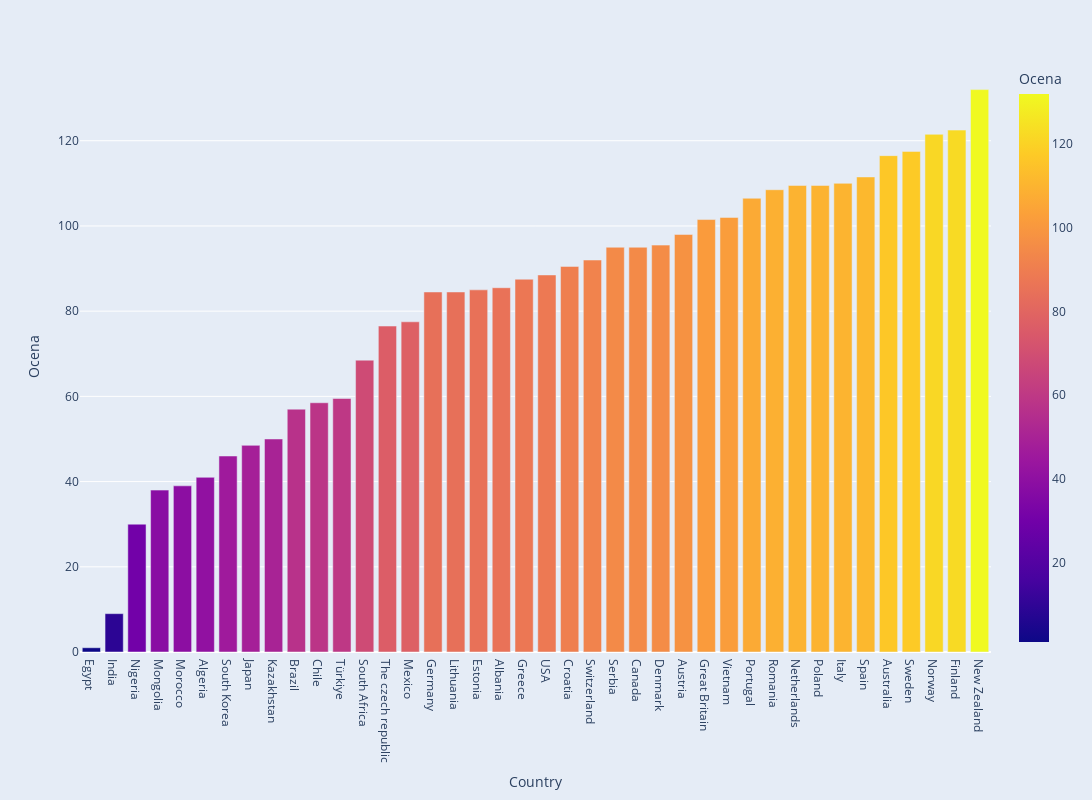

The notebook cell saved with this chart:
### Code cell
fig = px.bar(df_equity, x='Country', y='Result', color='Result', barmode='group', labels={'Result': 'Ocena'})

fig.update_layout(
    autosize=False,
    width=1500,  # desired width (in pixels)
    height=800  # desired height (in pixels)
    )
fig.update_layout({
    'plot_bgcolor': 'rgba(229, 236, 246, 1)',  # set the plot background to transparent
    'paper_bgcolor': 'rgba(229, 236, 246, 1)',  # set the paper background to transparent
    })
fig.update_yaxes(title_text='Ocena')
  
fig.show()

### Figure 1 — Plotly figure (JSON) as saved in the notebook; plotly's stock layout.template omitted (floating-point values rounded to 4 significant figures)
{"data": [{"alignmentgroup": "True", "hovertemplate": "Country=%{x}<br>Ocena=%{marker.color}<extra></extra>", "legendgroup": "", "marker": {"color": [1, 9, 30, 38, 39, 41, 46, 48.5, 50, 57, 58.5, 59.5, 68.5, 76.5, 77.5, 84.5, 84.5, 85, 85.5, 87.5, 88.5, 90.5, 92, 95, 95, 95.5, 98, 101.5, 102, 106.5, 108.5, 109.5, 109.5, 110, 111.5, 116.5, 117.5, 121.5, 122.5, 132], "coloraxis": "coloraxis", "pattern": {"shape": ""}}, "name": "", "offsetgroup": "", "orientation": "v", "showlegend": false, "textposition": "auto", "type": "bar", "x": ["Egypt", "India", "Nigeria", "Mongolia", "Morocco", "Algeria", "South Korea", "Japan", "Kazakhstan", "Brazil", "Chile", "Türkiye", "South Africa", "The czech republic", "Mexico", "Germany", "Lithuania", "Estonia", "Albania", "Greece", "USA", "Croatia", "Switzerland", "Serbia", "Canada", "Denmark", "Austria", "Great Britain", "Vietnam", "Portugal", "Romania", "Netherlands", "Poland", "Italy", "Spain", "Australia", "Sweden", "Norway", "Finland", "New Zealand"], "xaxis": "x", "y": [1, 9, 30, 38, 39, 41, 46, 48.5, 50, 57, 58.5, 59.5, 68.5, 76.5, 77.5, 84.5, 84.5, 85, 85.5, 87.5, 88.5, 90.5, 92, 95, 95, 95.5, 98, 101.5, 102, 106.5, 108.5, 109.5, 109.5, 110, 111.5, 116.5, 117.5, 121.5, 122.5, 132], "yaxis": "y"}], "layout": {"autosize": false, "barmode": "group", "coloraxis": {"colorbar": {"title": {"text": "Ocena"}}, "colorscale": [[0, "#0d0887"], [0.1111, "#46039f"], [0.2222, "#7201a8"], [0.3333, "#9c179e"], [0.4444, "#bd3786"], [0.5556, "#d8576b"], [0.6667, "#ed7953"], [0.7778, "#fb9f3a"], [0.8889, "#fdca26"], [1, "#f0f921"]]}, "height": 800, "legend": {"tracegroupgap": 0}, "margin": {"t": 60}, "paper_bgcolor": "rgba(229, 236, 246, 1)", "plot_bgcolor": "rgba(229, 236, 246, 1)", "width": 1500, "xaxis": {"anchor": "y", "domain": [0, 1], "title": {"text": "Country"}}, "yaxis": {"anchor": "x", "domain": [0, 1], "title": {"text": "Ocena"}}}}
